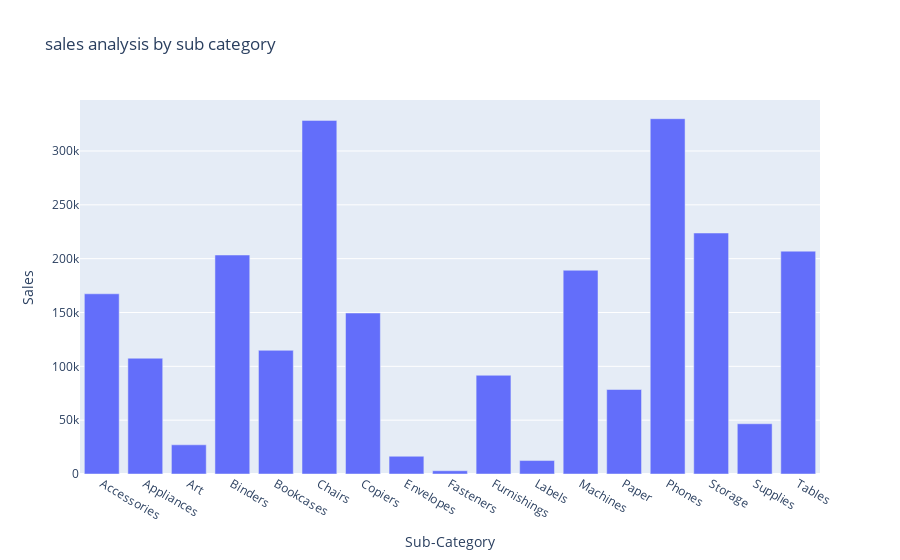

The notebook cell this image was saved under:
### Code cell
fig = px.bar(sales_by_subcategory, x = 'Sub-Category', y = 'Sales', title = "sales analysis by sub category")
fig.show()

### Figure 1 — Plotly figure (JSON) as saved in the notebook; plotly's stock layout.template omitted (floating-point values rounded to 4 significant figures)
{"data": [{"alignmentgroup": "True", "hovertemplate": "Sub-Category=%{x}<br>Sales=%{y}<extra></extra>", "legendgroup": "", "marker": {"color": "#636efa", "pattern": {"shape": ""}}, "name": "", "offsetgroup": "", "orientation": "v", "showlegend": false, "textposition": "auto", "type": "bar", "x": ["Accessories", "Appliances", "Art", "Binders", "Bookcases", "Chairs", "Copiers", "Envelopes", "Fasteners", "Furnishings", "Labels", "Machines", "Paper", "Phones", "Storage", "Supplies", "Tables"], "xaxis": "x", "y": [167400.0, 107500.0, 27120.0, 203400.0, 114900.0, 328400.0, 149500.0, 16480.0, 3024.0, 91710.0, 12490.0, 189200.0, 78480.0, 330000.0, 223800.0, 46670.0, 207000.0], "yaxis": "y"}], "layout": {"autosize": true, "barmode": "relative", "legend": {"tracegroupgap": 0}, "title": {"text": "sales analysis by sub category"}, "xaxis": {"anchor": "y", "autorange": true, "domain": [0, 1], "range": [-0.5, 16.5], "title": {"text": "Sub-Category"}, "type": "category"}, "yaxis": {"anchor": "x", "autorange": true, "domain": [0, 1], "range": [0, 347400.0], "title": {"text": "Sales"}, "type": "linear"}}}
